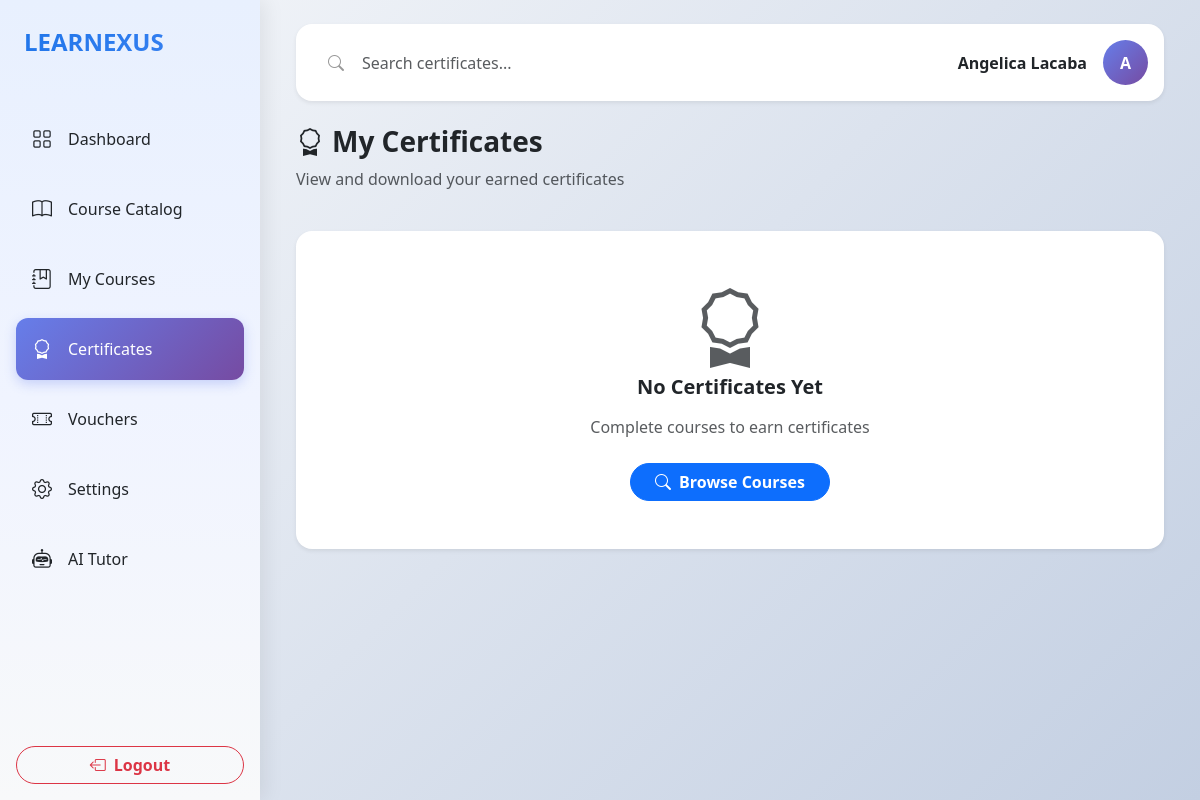
Before: /student/certificates.php (signed in) with the older database file.
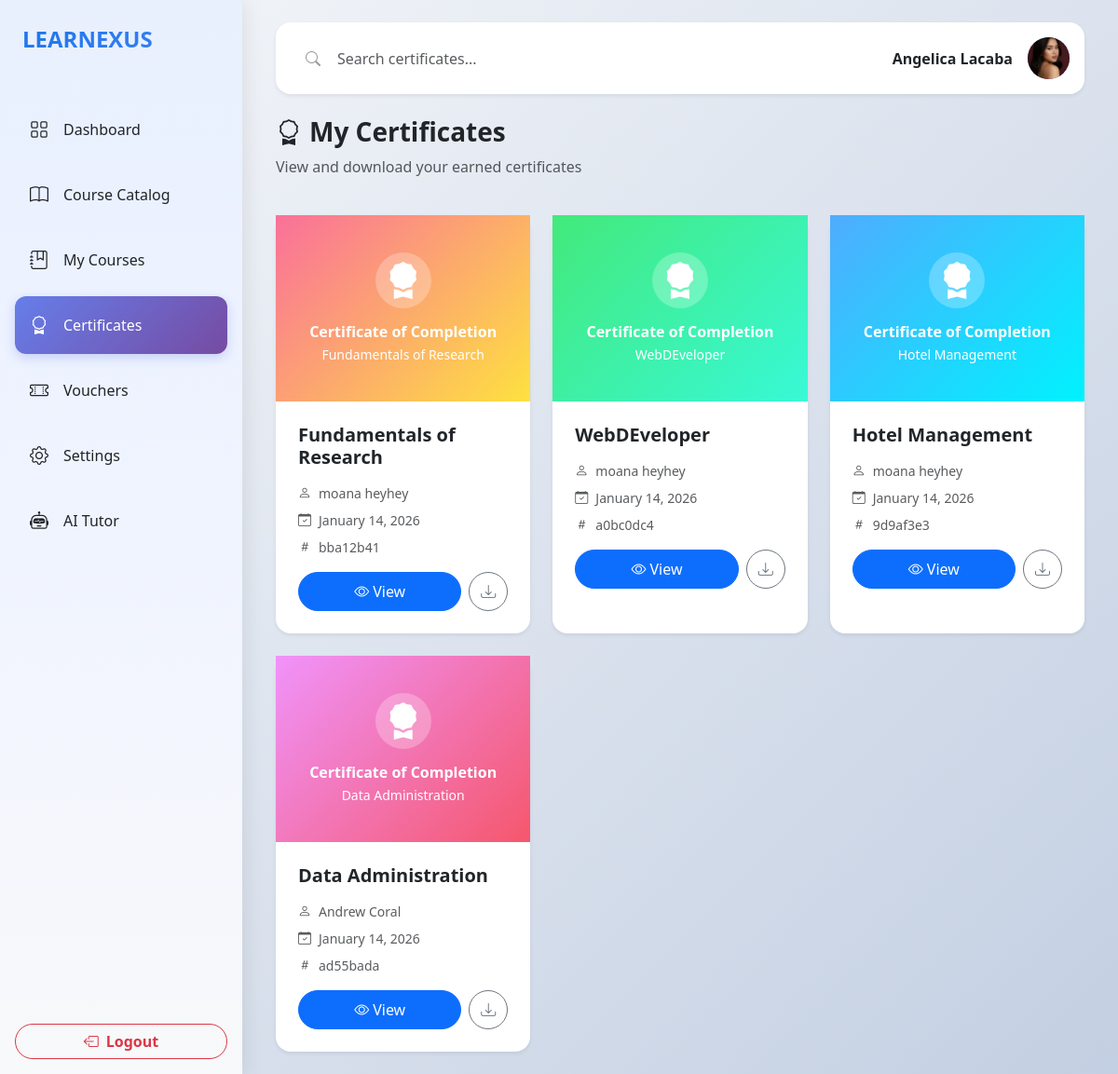
After: the same page with the newer database file.
### tables this page shows
CREATE TABLE `users` (
  `userID` int(11) NOT NULL,
  `email` varchar(255) NOT NULL,
  `passwordHash` varchar(255) NOT NULL,
  `firstName` varchar(100) NOT NULL,
  `lastName` varchar(100) NOT NULL,
  `middleInitial` varchar(5) NOT NULL,
  `phone` varchar(20) DEFAULT NULL,
  `avatar` varchar(255) DEFAULT NULL,
  `phoneVerified` tinyint(1) DEFAULT 0,
  `emailVerified` tinyint(1) DEFAULT 0,
  `role` enum('student','instructor','admin') DEFAULT 'student',
  `status` enum('active','inactive','suspended') DEFAULT 'active',
  `createdAt` timestamp NOT NULL DEFAULT current_timestamp(),
  `studentNumber` varchar(50) DEFAULT NULL,
  `teacherNumber` varchar(50) DEFAULT NULL
);

CREATE TABLE `certificates` (
  `certificateID` int(11) NOT NULL,
  `enrollmentID` int(11) NOT NULL,
  `courseID` int(11) NOT NULL,
  `userID` int(11) NOT NULL,
  `certificateUUID` varchar(36) NOT NULL,
  `issuedAt` timestamp NOT NULL DEFAULT current_timestamp(),
  `instructorName` varchar(255) DEFAULT NULL,
  `studentName` varchar(255) DEFAULT NULL,
  `courseTitle` varchar(255) DEFAULT NULL
);

CREATE TABLE `courses` (
  `courseID` int(11) NOT NULL,
  `teacherID` int(11) NOT NULL,
  `title` varchar(255) NOT NULL,
  `description` text DEFAULT NULL,
  `price` decimal(10,2) DEFAULT 0.00,
  `category` varchar(100) DEFAULT NULL,
  `status` enum('draft','published','archived') DEFAULT 'draft',
  `passingScore` int(11) DEFAULT 70,
  `createdAt` timestamp NOT NULL DEFAULT current_timestamp()
);

### student/certificates.php (the view, shortened to what the changed rows need)
<?php
require_once '../database/db_connect.php';
$userID = $_SESSION['user_id'];
$userStmt = $conn->prepare("SELECT avatar FROM users WHERE userID = ?");
$userStmt->execute([$userID]);
$user = $userStmt->fetch();
$searchQuery = isset($_GET['search']) ? trim($_GET['search']) : '';
if (!empty($searchQuery)) {
    $stmt = $conn->prepare("
        SELECT
            cert.*,
            c.title as courseTitle,
            c.description as courseDescription,
            CONCAT(u.firstName, ' ', u.lastName) as instructorName,
            e.completedAt,
            e.progressPercentage
        FROM certificates cert
        JOIN enrollments e ON cert.enrollmentID = e.enrollmentID
        JOIN courses c ON cert.courseID = c.courseID
        JOIN users u ON c.teacherID = u.userID
        WHERE cert.userID = ?
        AND (c.title LIKE ? OR c.description LIKE ? OR CONCAT(u.firstName, ' ', u.lastName) LIKE ?)
        ORDER BY cert.issuedAt DESC
    ");
    $searchParam = "%{$searchQuery}%";
    $stmt->execute([$userID, $searchParam, $searchParam, $searchParam]);
} else {
    $stmt = $conn->prepare("
        SELECT
            cert.*,
            c.title as courseTitle,
            c.description as courseDescription,
            CONCAT(u.firstName, ' ', u.lastName) as instructorName,
            e.completedAt,
            e.progressPercentage
        FROM certificates cert
        JOIN enrollments e ON cert.enrollmentID = e.enrollmentID
        JOIN courses c ON cert.courseID = c.courseID
        JOIN users u ON c.teacherID = u.userID
        WHERE cert.userID = ?
        ORDER BY cert.issuedAt DESC
    ");
    $stmt->execute([$userID]);
}
$certificates = $stmt->fetchAll();
?>
<!DOCTYPE html>
<html lang="en">
<head>
    <link href="https://cdn.jsdelivr.net/npm/bootstrap@5.3.3/dist/css/bootstrap.min.css" rel="stylesheet">
    <link rel="stylesheet" href="https://cdn.jsdelivr.net/npm/bootstrap-icons@1.11.1/font/bootstrap-icons.css">
</head>
<body>
    <main class="main-content p-3 p-lg-4">
        <div class="container-fluid">
            <div class="row mb-4">
                <div class="col-12">
                    <div class="card border-0 rounded-4 shadow-sm">
                        <div class="card-body p-3 d-flex justify-content-between align-items-center gap-3">
                            <div class="d-flex align-items-center gap-3" onclick="window.location.href='settings.php'" role="button" style="flex-shrink: 0;">
                                <span class="fw-semibold d-none d-sm-inline text-nowrap">
                                    <?php echo htmlspecialchars($_SESSION['first_name'] . ' ' . $_SESSION['last_name']); ?>
                                </span>
                                <div class="rounded-circle d-flex align-items-center justify-content-center text-white fw-bold"
                                     style="width: 45px; height: 45px; min-width: 45px; background: linear-gradient(135deg, #667eea, #764ba2);">
                                    <?php if (!empty($user['avatar']) && file_exists($user['avatar'])): ?>
                                        <img src="<?php echo htmlspecialchars($user['avatar']); ?>" alt="Avatar"
                                             class="w-100 h-100 rounded-circle object-fit-cover">
                                    <?php else: ?>
                                        <?php echo strtoupper(substr($_SESSION['first_name'], 0, 1)); ?>
                                    <?php endif; ?>
                                </div>
                            </div>
                        </div>
                    </div>
                </div>
            </div>
            <div class="row mb-4">
                <div class="col-12">
                    <h1 class="h3 fw-bold"><i class="bi bi-award me-2"></i>My Certificates</h1>
                </div>
            </div>
            <?php if (count($certificates) > 0): ?>
                <div class="row g-4">
                    <?php
                    $gradients = [
                        'linear-gradient(135deg, #667eea 0%, #764ba2 100%)',
                        'linear-gradient(135deg, #f093fb 0%, #f5576c 100%)',
                        'linear-gradient(135deg, #4facfe 0%, #00f2fe 100%)',
                        'linear-gradient(135deg, #43e97b 0%, #38f9d7 100%)',
                        'linear-gradient(135deg, #fa709a 0%, #fee140 100%)',
                        'linear-gradient(135deg, #30cfd0 0%, #330867 100%)',
                    ];
                    foreach ($certificates as $cert):
                        $gradient = $gradients[$cert['certificateID'] % count($gradients)];
                        $courseTitle = htmlspecialchars($cert['courseTitle']);
                        $instructorName = htmlspecialchars($cert['instructorName']);
                    ?>
                        <div class="col-12 col-md-6 col-lg-4">
                            <div class="card border-0 rounded-4 shadow-sm card-hover h-100"
                                 onclick="window.location.href='view_certificate.php?id=<?php echo $cert['certificateUUID']; ?>'">
                                <div class="cert-header position-relative d-flex flex-column align-items-center justify-content-center text-white text-center p-4"
                                     style="background: <?php echo $gradient; ?>">
                                    <div class="rounded-circle bg-white bg-opacity-25 d-flex align-items-center justify-content-center mb-3"
                                         style="width: 60px; height: 60px;">
                                        <i class="bi bi-award-fill fs-1"></i>
                                    </div>
                                    <h6 class="fw-bold mb-1">Certificate of Completion</h6>
                                    <p class="small mb-0"><?php echo htmlspecialchars($cert['courseTitle']); ?></p>
                                </div>
                                <div class="card-body p-4">
                                    <h5 class="fw-bold mb-3"><?php echo $courseTitle; ?></h5>
                                    <div class="d-flex flex-column gap-2 small text-muted mb-3">
                                        <div><i class="bi bi-person me-2"></i><?php echo $instructorName; ?></div>
                                        <div><i class="bi bi-calendar-check me-2"></i><?php echo date('F d, Y', strtotime($cert['issuedAt'])); ?></div>
                                        <div><i class="bi bi-hash me-2"></i><?php echo substr($cert['certificateUUID'], 0, 8); ?></div>
                                    </div>
                                    <div class="d-flex gap-2">
                                        <button class="btn btn-primary rounded-pill flex-grow-1"
                                                onclick="event.stopPropagation(); window.location.href='view_certificate.php?id=<?php echo $cert['certificateUUID']; ?>'">
                                            <i class="bi bi-eye me-1"></i>View
                                        </button>
                                        <button class="btn btn-outline-secondary rounded-circle"
                                                onclick="event.stopPropagation(); downloadCertificate('<?php echo $cert['certificateUUID']; ?>')"
                                                style="width: 42px; height: 42px;">
                                            <i class="bi bi-download"></i>
                                        </button>
                                    </div>
                                </div>
                            </div>
                        </div>
                    <?php endforeach; ?>
                </div>
            <?php else: ?>
                <div class="row">
                    <div class="col-12">
                        <div class="card border-0 rounded-4 shadow-sm">
                            <div class="card-body text-center py-5">
                                <i class="bi bi-award display-1 text-muted mb-3"></i>
                                <?php if (!empty($searchQuery)): ?>
                                    <h3 class="h5 fw-bold mb-3">No Certificates Found</h3>
                                    <p class="text-muted mb-4">No certificates match "<?php echo htmlspecialchars($searchQuery); ?>"</p>
                                    <button class="btn btn-primary rounded-pill px-4" onclick="window.location.href='certificates.php'">
                                        <i class="bi bi-arrow-left me-2"></i>View All
                                    </button>
                                <?php else: ?>
                                    <h3 class="h5 fw-bold mb-3">No Certificates Yet</h3>
                                    <p class="text-muted mb-4">Complete courses to earn certificates</p>
                                    <a href="course_catalog.php" class="btn btn-primary rounded-pill px-4 fw-semibold">
                                    <i class="bi bi-search me-2"></i>Browse Courses
                                    </a>
                                <?php endif; ?>
                            </div>
                        </div>
                    </div>
                </div>
            <?php endif; ?>
        </div>
    </main>
</body>
</html>

Changed rows visible on the page:
now on this page (row edited): users: avatar (picture)
added certificates: courseID.title "Fundamentals of Research", instructorName "moana heyhey", issuedAt "January 14, 2026", certificateUUID "bba12b41"
added certificates: courseID.title "WebDEveloper", instructorName "moana heyhey", issuedAt "January 14, 2026", certificateUUID "a0bc0dc4"
added certificates: courseID.title "Hotel Management", instructorName "moana heyhey", issuedAt "January 14, 2026", certificateUUID "9d9af3e3"
added certificates: courseID.title "Data Administration", instructorName "Andrew Coral", issuedAt "January 14, 2026", certificateUUID "ad55bada"
Other visible differences:
substr($_SESSION['first_name'], 0, 1): "A" → (not shown)
text no longer shown: "No Certificates Yet Complete courses to earn certificates Browse Courses"
